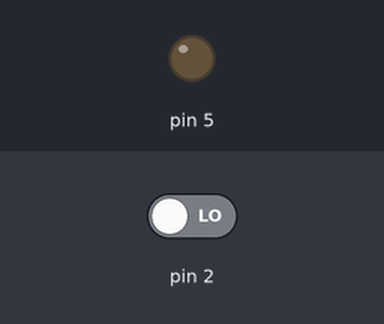
The sketch below on a simulated Arduino Uno, built with avr-gcc and run on an emulated ATmega328P. On the bench: output pins drawn as LEDs (lit = HIGH). The test bench sets the inputs (shaded band); at power-on: pin 2 LOW.

Above: at 1.2 s.
1.3 s: pin 2 driven HIGH
At 2.3 s:
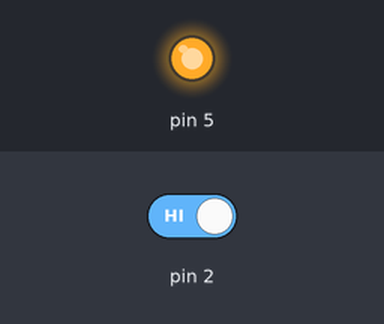
Timing chart, 0 to 4.3 s (numbered marks = the images above; inputs shaded):
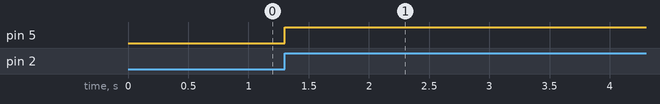

The sketch:

ex5.ino
```cpp
int buttonState = 0;
int lastButtonState = 0;
int ledState = LOW;

void setup() {
  pinMode(5, OUTPUT);
  pinMode(2, INPUT);
}

void loop() {
  buttonState = digitalRead(2);

  if (buttonState == HIGH && lastButtonState == LOW) {
    // Inverte o estado do LED
    ledState = !ledState;
    digitalWrite(5, ledState);
    delay(200); // Evita múltiplos acionamentos indesejados (debounce)
  }

  lastButtonState = buttonState;
}
```

Measured:
- after the input at 1.3 s, pin 5: LOW → HIGH at once
